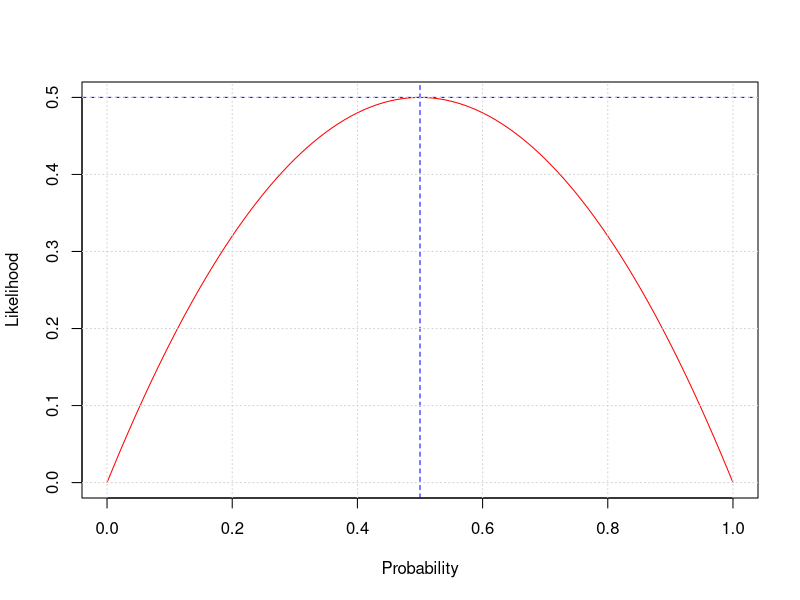

The R script that drew this image:
## ---- chunk 1
p = 0.5
n = 2
dbinom(0:n,n,p)
## ---- chunk 2
p = 0.6
dbinom(0:n,n,p)
p = 0.4
dbinom(0:n,n,p)
## ---- chunk 3
p = seq(0,1,0.01)
L = 2*p*(1-p)
plot(p,L,type="l", col="red", xlab="Probability", ylab="Likelihood")
abline(v=0.5, col="blue", lty = 2)
abline(h=0.5, col="blue", lty = 2)
grid()
## ---- chunk 4
dmultinom(x=c(1,2,0),prob=c(0.25,0.5,0.25))
